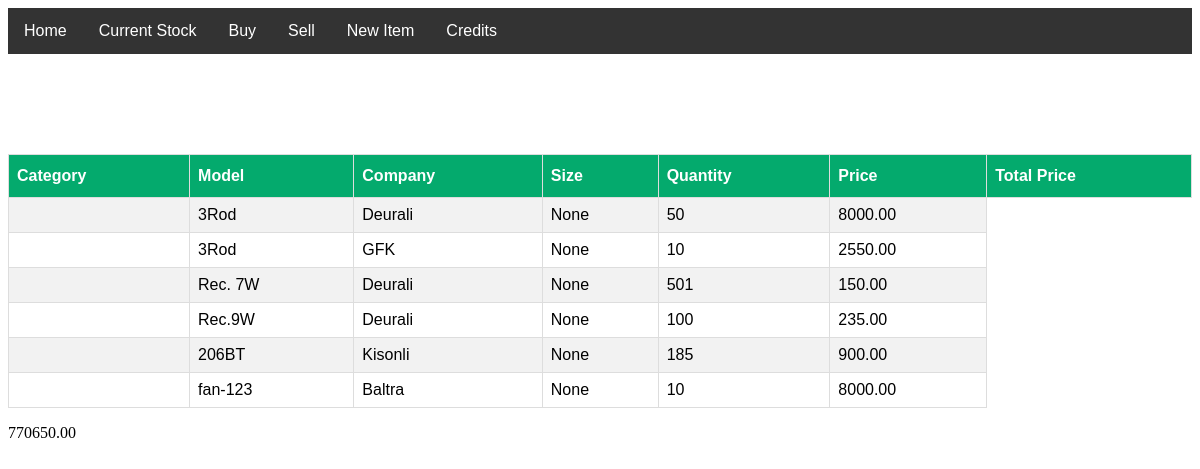
Before: /viewstock with the older database file.
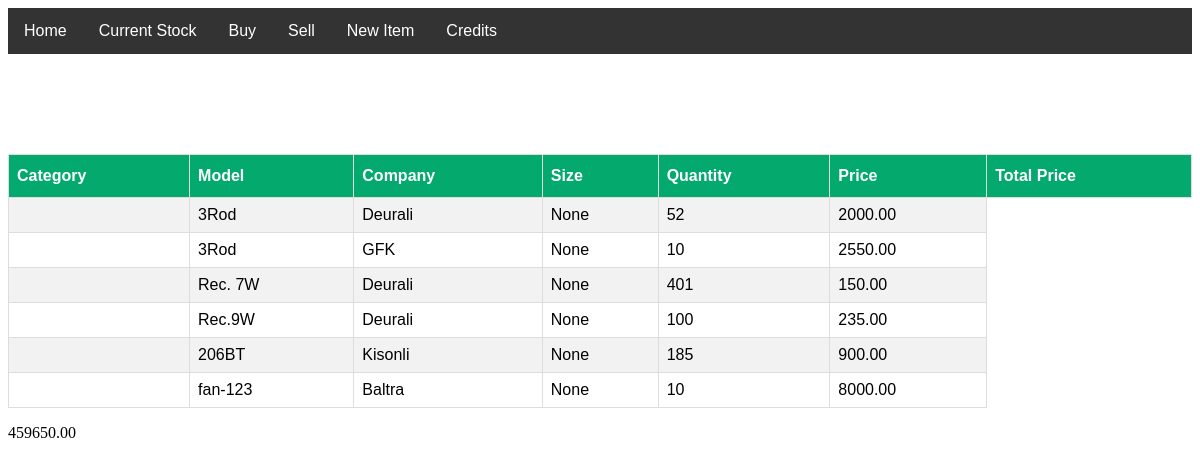
After: the same page with the newer database file.
### mainapp/models.py (models this page shows, shortened)
class Item(models.Model):
    item_type = models.ForeignKey(Item_type, on_delete=models.PROTECT)
    model_name = models.CharField(max_length=50,null=True,default='none')
    company_name=models.CharField(max_length=50,null=True,default='none')
    size=models.CharField(max_length=30,null=True,blank=True)
    quantity=models.PositiveIntegerField(default=0)
    price = models.DecimalField(max_digits=15, decimal_places=2)
    is_stock=models.BooleanField(default=False)
    total_in_quantity = models.PositiveIntegerField(default=0)

class account(models.Model):
    name=models.CharField(max_length=40)
    expense_out = models.DecimalField(max_digits=12, decimal_places=2,default=0)
    revenue_in  = models.DecimalField(max_digits=12, decimal_places=2,default=0)
    stock_price  = models.DecimalField(max_digits=12, decimal_places=2,default=0)
    def get_stock_price(self):
        sum=0
        for item in Item.objects.filter(is_stock=True):
            total=item.quantity*item.price
            sum += total
        self.stock_price=sum
        self.save()
        return self.stock_price

### mainapp/views.py (the view)
# urls.py: path('viewstock', views.view_all_stock_view, name="viewstock"),
def view_all_stock_view(request):
    allstock=models.Item.objects.filter(is_stock=True)
    obj=models.account.objects.first()
    stock_price=obj.get_stock_price()
    context={
        "allstock": allstock,
        "stock_price": stock_price
    }
    return render(request, 'mainapp/allstock.html' ,context)

### mainapp/templates/mainapp/allstock.html (shortened to what this page needs)
{% extends "mainapp/base.html" %}
{% load static %}
  {% block body %}
<table id="stocktable">
  <tr>
    <th>Category</th>
    <th>Model</th>
    <th>Company</th>
    <th>Size</th>
    <th>Quantity</th>
    <th>Price</th>
    <th>Total Price</th>
  </tr>
  {% for i in allstock %}
  <tr>
    <td>{{i.item_type}}</td>
    <td>{{i.model_name }}</td>
    <td>{{i.company_name}}</td>
    <td>{{i.size}}</td>
    <td>{{i.quantity}}</td>
    <td>{{i.price }}</td>
  </tr>
  {% endfor %}
</table>
      <p>{{ stock_price }}</p>
{% endblock %}

Changed rows visible on the page:
changed Item (number 1 of 6 on the later page): quantity "50" → "52"; price "8000.00" → "2000.00"
changed Item "Rec. 7W": quantity "501" → "401"
changed account: stock_price "770650.00" → "459650.00"
